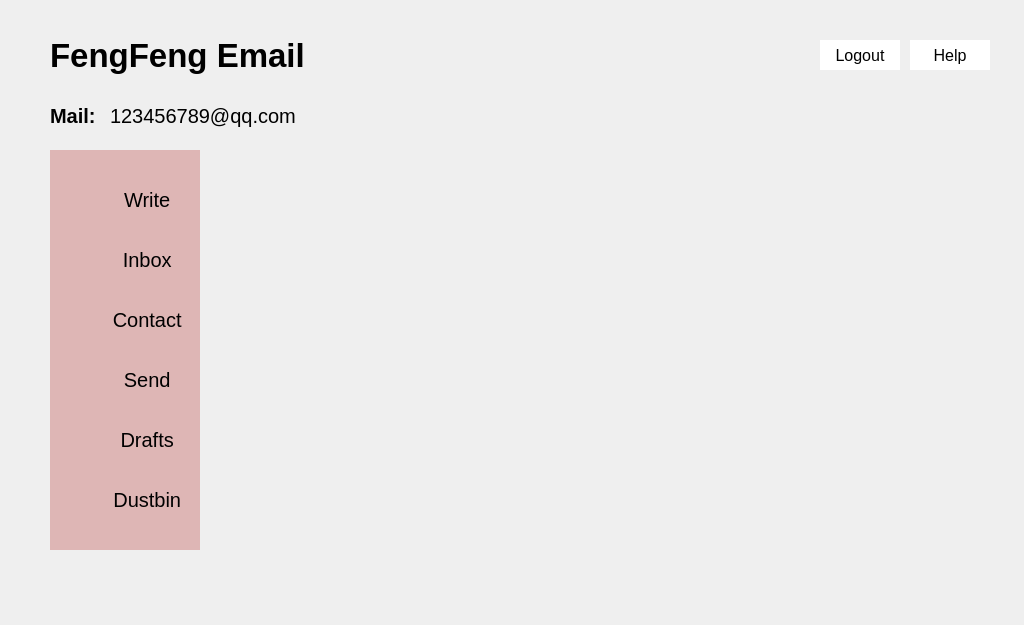
<?xml version="1.0" encoding="UTF-8"?>
<ui version="4.0">
 <class>Dustbin</class>
 <widget class="QWidget" name="Dustbin">
  <property name="geometry">
   <rect>
    <x>0</x>
    <y>0</y>
    <width>1024</width>
    <height>625</height>
   </rect>
  </property>
  <property name="minimumSize">
   <size>
    <width>1024</width>
    <height>625</height>
   </size>
  </property>
  <property name="maximumSize">
   <size>
    <width>1024</width>
    <height>625</height>
   </size>
  </property>
  <property name="windowTitle">
   <string>Dustbin</string>
  </property>
  <widget class="QPushButton" name="Help">
   <property name="geometry">
    <rect>
     <x>910</x>
     <y>40</y>
     <width>80</width>
     <height>30</height>
    </rect>
   </property>
   <property name="font">
    <font>
     <pointsize>12</pointsize>
    </font>
   </property>
   <property name="focusPolicy">
    <enum>Qt::NoFocus</enum>
   </property>
   <property name="autoFillBackground">
    <bool>false</bool>
   </property>
   <property name="styleSheet">
    <string notr="true">background-color: rgb(255, 255, 255);
border:0;</string>
   </property>
   <property name="text">
    <string>Help</string>
   </property>
  </widget>
  <widget class="QPushButton" name="Write">
   <property name="geometry">
    <rect>
     <x>50</x>
     <y>180</y>
     <width>150</width>
     <height>40</height>
    </rect>
   </property>
   <property name="font">
    <font>
     <pointsize>15</pointsize>
    </font>
   </property>
   <property name="focusPolicy">
    <enum>Qt::NoFocus</enum>
   </property>
   <property name="autoFillBackground">
    <bool>false</bool>
   </property>
   <property name="styleSheet">
    <string notr="true">background-image: url(:/jpg/write.png);
border:0px;</string>
   </property>
   <property name="text">
    <string>        Write</string>
   </property>
  </widget>
  <widget class="QPushButton" name="Drafts">
   <property name="geometry">
    <rect>
     <x>50</x>
     <y>420</y>
     <width>150</width>
     <height>40</height>
    </rect>
   </property>
   <property name="font">
    <font>
     <pointsize>15</pointsize>
    </font>
   </property>
   <property name="focusPolicy">
    <enum>Qt::NoFocus</enum>
   </property>
   <property name="styleSheet">
    <string notr="true">background-image: url(:/jpg/draft.png);
border:0;</string>
   </property>
   <property name="text">
    <string>        Drafts</string>
   </property>
  </widget>
  <widget class="QPushButton" name="Send">
   <property name="geometry">
    <rect>
     <x>50</x>
     <y>360</y>
     <width>150</width>
     <height>40</height>
    </rect>
   </property>
   <property name="font">
    <font>
     <pointsize>15</pointsize>
    </font>
   </property>
   <property name="focusPolicy">
    <enum>Qt::NoFocus</enum>
   </property>
   <property name="autoFillBackground">
    <bool>false</bool>
   </property>
   <property name="styleSheet">
    <string notr="true">background-image: url(:/jpg/send.png);
border:0;</string>
   </property>
   <property name="text">
    <string>        Send</string>
   </property>
  </widget>
  <widget class="QLabel" name="label">
   <property name="geometry">
    <rect>
     <x>50</x>
     <y>30</y>
     <width>521</width>
     <height>51</height>
    </rect>
   </property>
   <property name="maximumSize">
    <size>
     <width>1024</width>
     <height>625</height>
    </size>
   </property>
   <property name="font">
    <font>
     <pointsize>25</pointsize>
     <weight>75</weight>
     <bold>true</bold>
    </font>
   </property>
   <property name="text">
    <string>FengFeng Email</string>
   </property>
  </widget>
  <widget class="QLabel" name="label_2">
   <property name="geometry">
    <rect>
     <x>110</x>
     <y>90</y>
     <width>211</width>
     <height>51</height>
    </rect>
   </property>
   <property name="font">
    <font>
     <pointsize>15</pointsize>
    </font>
   </property>
   <property name="text">
    <string>123456789@qq.com</string>
   </property>
  </widget>
  <widget class="QPushButton" name="Contact">
   <property name="geometry">
    <rect>
     <x>50</x>
     <y>300</y>
     <width>150</width>
     <height>40</height>
    </rect>
   </property>
   <property name="font">
    <font>
     <pointsize>15</pointsize>
    </font>
   </property>
   <property name="focusPolicy">
    <enum>Qt::NoFocus</enum>
   </property>
   <property name="styleSheet">
    <string notr="true">background-image: url(:/jpg/contact.png);
border:0;</string>
   </property>
   <property name="text">
    <string>        Contact</string>
   </property>
  </widget>
  <widget class="QLabel" name="label_3">
   <property name="geometry">
    <rect>
     <x>50</x>
     <y>100</y>
     <width>121</width>
     <height>31</height>
    </rect>
   </property>
   <property name="font">
    <font>
     <pointsize>15</pointsize>
     <weight>75</weight>
     <bold>true</bold>
    </font>
   </property>
   <property name="text">
    <string>Mail:</string>
   </property>
  </widget>
  <widget class="QListWidget" name="DustbinList">
   <property name="geometry">
    <rect>
     <x>250</x>
     <y>150</y>
     <width>691</width>
     <height>401</height>
    </rect>
   </property>
   <property name="styleSheet">
    <string notr="true">background-color:rgba(0,0,0,0);</string>
   </property>
  </widget>
  <widget class="QLabel" name="label_4">
   <property name="geometry">
    <rect>
     <x>50</x>
     <y>150</y>
     <width>150</width>
     <height>400</height>
    </rect>
   </property>
   <property name="autoFillBackground">
    <bool>false</bool>
   </property>
   <property name="styleSheet">
    <string notr="true">background-color: rgb(222, 182, 181);</string>
   </property>
   <property name="text">
    <string/>
   </property>
  </widget>
  <widget class="QPushButton" name="Logout">
   <property name="geometry">
    <rect>
     <x>820</x>
     <y>40</y>
     <width>80</width>
     <height>30</height>
    </rect>
   </property>
   <property name="font">
    <font>
     <pointsize>12</pointsize>
    </font>
   </property>
   <property name="focusPolicy">
    <enum>Qt::NoFocus</enum>
   </property>
   <property name="autoFillBackground">
    <bool>false</bool>
   </property>
   <property name="styleSheet">
    <string notr="true">
background-color: rgb(255, 255, 255);
border:0;</string>
   </property>
   <property name="text">
    <string>Logout</string>
   </property>
  </widget>
  <widget class="QPushButton" name="Dustbin_2">
   <property name="geometry">
    <rect>
     <x>50</x>
     <y>480</y>
     <width>150</width>
     <height>40</height>
    </rect>
   </property>
   <property name="font">
    <font>
     <pointsize>15</pointsize>
    </font>
   </property>
   <property name="focusPolicy">
    <enum>Qt::NoFocus</enum>
   </property>
   <property name="styleSheet">
    <string notr="true">background-image: url(:/jpg/dustbin.png);
border:0;</string>
   </property>
   <property name="text">
    <string>        Dustbin</string>
   </property>
  </widget>
  <widget class="QPushButton" name="Inbox">
   <property name="geometry">
    <rect>
     <x>50</x>
     <y>240</y>
     <width>150</width>
     <height>40</height>
    </rect>
   </property>
   <property name="font">
    <font>
     <pointsize>15</pointsize>
    </font>
   </property>
   <property name="focusPolicy">
    <enum>Qt::NoFocus</enum>
   </property>
   <property name="styleSheet">
    <string notr="true">background-image: url(:/jpg/inbox.png);
border:0;</string>
   </property>
   <property name="text">
    <string>        Inbox</string>
   </property>
  </widget>
  <zorder>label_4</zorder>
  <zorder>Help</zorder>
  <zorder>Write</zorder>
  <zorder>Drafts</zorder>
  <zorder>Send</zorder>
  <zorder>label</zorder>
  <zorder>label_2</zorder>
  <zorder>Contact</zorder>
  <zorder>label_3</zorder>
  <zorder>DustbinList</zorder>
  <zorder>Logout</zorder>
  <zorder>Dustbin_2</zorder>
  <zorder>Inbox</zorder>
 </widget>
 <resources/>
 <connections/>
</ui>
